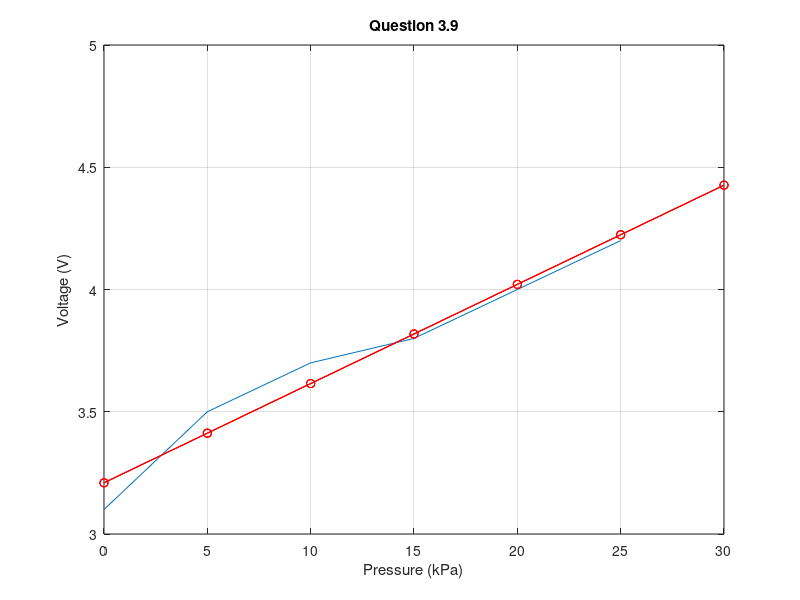

This chart was generated by the following MATLAB code:
v=[3.1,3.5,3.7, 3.8, 4, 4.2];
p=[0, 5, 10, 15, 20, 25];
plot(p,v);
range=1:6;
a=polyfit(p(range), v(range),1);
x=0:5:30;
y=polyval(a,x);
hold on
plot(x,y,'ro-','LineWidth', 0.5);
grid on
plot(x,y,'ro-','LineWidth',0.5);
xlabel('Pressure (kPa)');
ylabel('Voltage (V)');
title('Question 3.9');
plot(x,y,'ro-', 'LineWidth', 0.5);

